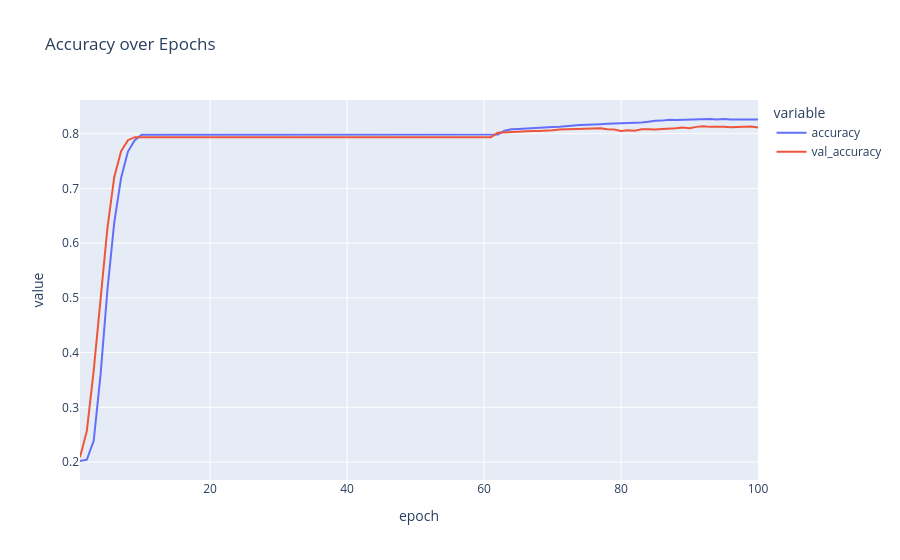
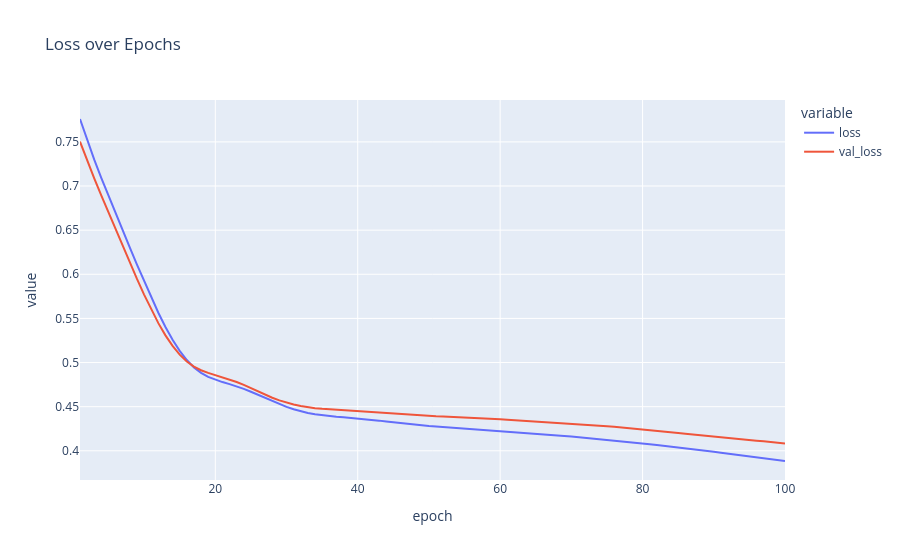

Notebook code for these charts, in order:
### Code cell
fig_acc = px.line(metrics_df, x='epoch', y=['accuracy', 'val_accuracy'], title='Accuracy over Epochs')
fig_acc.show()

fig_loss = px.line(metrics_df, x='epoch', y=['loss', 'val_loss'], title='Loss over Epochs')
fig_loss.show()
